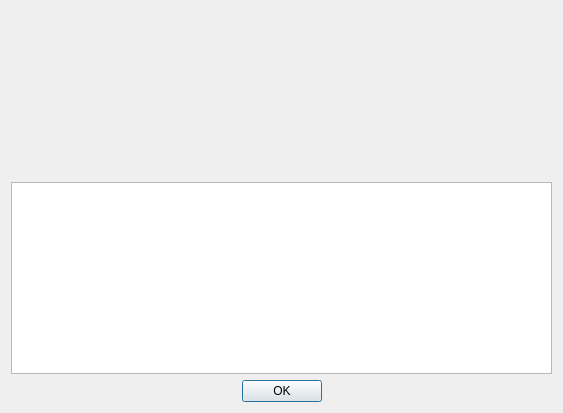
<?xml version="1.0" encoding="UTF-8"?>
<ui version="4.0">
 <class>AboutDialog</class>
 <widget class="QDialog" name="AboutDialog">
  <property name="geometry">
   <rect>
    <x>0</x>
    <y>0</y>
    <width>563</width>
    <height>413</height>
   </rect>
  </property>
  <property name="windowTitle">
   <string>About Texmaker</string>
  </property>
  <layout class="QGridLayout" name="gridLayout">
   <item row="0" column="0">
    <layout class="QHBoxLayout" name="horizontalLayout">
     <item>
      <spacer>
       <property name="orientation">
        <enum>Qt::Horizontal</enum>
       </property>
       <property name="sizeHint" stdset="0">
        <size>
         <width>18</width>
         <height>158</height>
        </size>
       </property>
      </spacer>
     </item>
     <item>
      <widget class="QLabel" name="label">
       <property name="sizePolicy">
        <sizepolicy hsizetype="Expanding" vsizetype="Expanding">
         <horstretch>0</horstretch>
         <verstretch>0</verstretch>
        </sizepolicy>
       </property>
       <property name="text">
        <string/>
       </property>
       <property name="scaledContents">
        <bool>false</bool>
       </property>
      </widget>
     </item>
     <item>
      <spacer>
       <property name="orientation">
        <enum>Qt::Horizontal</enum>
       </property>
       <property name="sizeHint" stdset="0">
        <size>
         <width>18</width>
         <height>158</height>
        </size>
       </property>
      </spacer>
     </item>
    </layout>
   </item>
   <item row="1" column="0">
    <widget class="QTextBrowser" name="textBrowser"/>
   </item>
   <item row="2" column="0">
    <widget class="QDialogButtonBox" name="buttonBox">
     <property name="standardButtons">
      <set>QDialogButtonBox::Ok</set>
     </property>
     <property name="centerButtons">
      <bool>true</bool>
     </property>
    </widget>
   </item>
  </layout>
 </widget>
 <resources>
  <include location="texmaker.qrc"/>
 </resources>
 <connections>
  <connection>
   <sender>buttonBox</sender>
   <signal>accepted()</signal>
   <receiver>AboutDialog</receiver>
   <slot>accept()</slot>
   <hints>
    <hint type="sourcelabel">
     <x>232</x>
     <y>451</y>
    </hint>
    <hint type="destinationlabel">
     <x>232</x>
     <y>234</y>
    </hint>
   </hints>
  </connection>
 </connections>
</ui>
